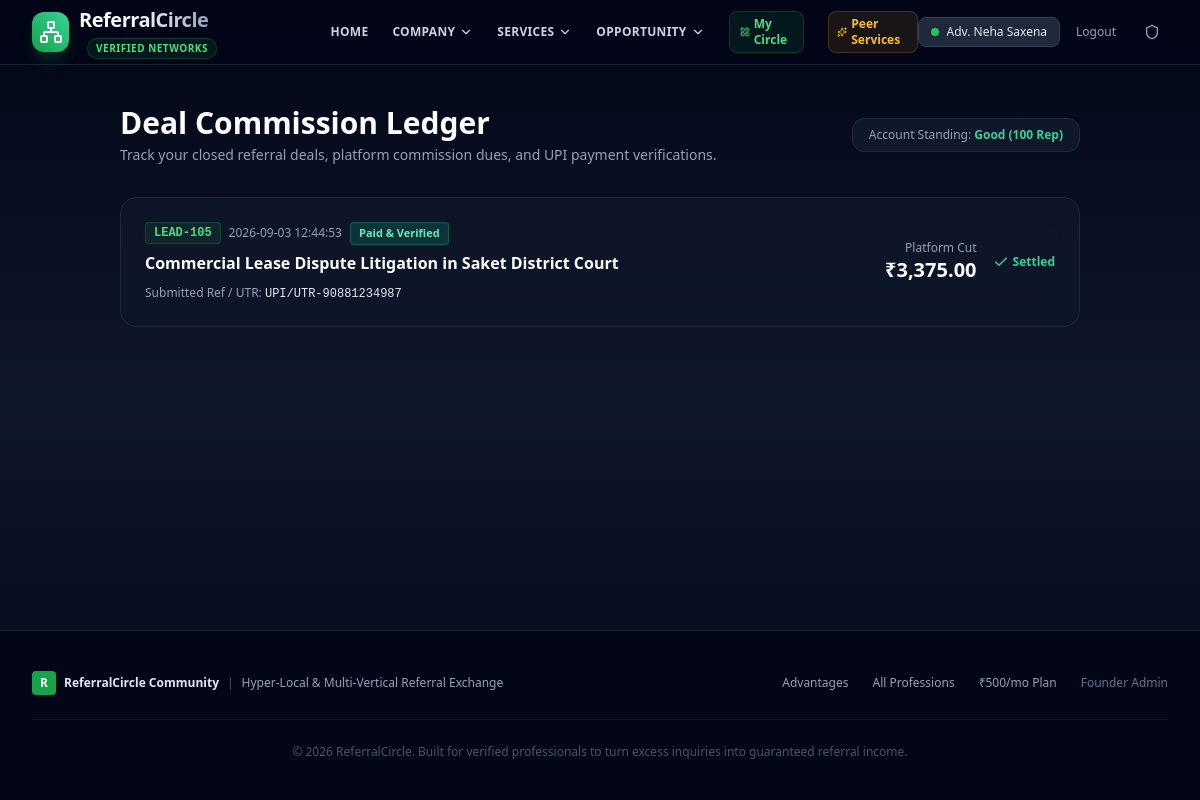
The app's page /ledger (signed in) with its own data.
### tables this page shows
CREATE TABLE users (
        id INTEGER PRIMARY KEY AUTOINCREMENT,
        full_name TEXT NOT NULL,
        phone_number TEXT NOT NULL,
        whatsapp_number TEXT NOT NULL,
        profession_category TEXT NOT NULL,
        profession_custom TEXT,
        group_id INTEGER,
        city_area TEXT NOT NULL,
        business_name TEXT,
        years_experience INTEGER DEFAULT 1,
        rera_or_license_id TEXT,
        source_channel TEXT,
        consent_share_contact INTEGER DEFAULT 1,
        verification_status TEXT DEFAULT 'approved', -- 'pending', 'approved', 'rejected'
        reputation_score INTEGER DEFAULT 100,
        role TEXT DEFAULT 'member', -- 'member', 'admin'
        subscription_status TEXT DEFAULT 'trial', -- 'trial', 'active', 'expired'
        trial_ends_at TIMESTAMP,
        created_at TIMESTAMP DEFAULT CURRENT_TIMESTAMP,
        FOREIGN KEY (group_id) REFERENCES vertical_groups (id)
    );

CREATE TABLE commission_ledger (
        id INTEGER PRIMARY KEY AUTOINCREMENT,
        lead_id INTEGER NOT NULL,
        payer_id INTEGER NOT NULL,
        amount REAL NOT NULL,
        status TEXT DEFAULT 'pending', -- 'pending', 'proof_submitted', 'verified'
        payment_method TEXT DEFAULT 'UPI',
        proof_reference TEXT,
        proof_notes TEXT,
        created_at TIMESTAMP DEFAULT CURRENT_TIMESTAMP,
        FOREIGN KEY (lead_id) REFERENCES leads (id),
        FOREIGN KEY (payer_id) REFERENCES users (id)
    );

CREATE TABLE leads (
        id INTEGER PRIMARY KEY AUTOINCREMENT,
        lead_token TEXT UNIQUE,
        group_id INTEGER NOT NULL,
        author_id INTEGER NOT NULL,
        title TEXT NOT NULL,
        deal_type TEXT NOT NULL, -- 'buy', 'sell', 'rent', 'project', 'client_consult', 'other'
        sub_location TEXT NOT NULL,
        budget_range TEXT NOT NULL,
        description TEXT NOT NULL,
        expected_commission TEXT,
        status TEXT DEFAULT 'open', -- 'open', 'claimed', 'in_progress', 'closed', 'disputed'
        claimed_by_id INTEGER,
        claimed_at TIMESTAMP,
        closed_at TIMESTAMP,
        deal_value REAL DEFAULT 0,
        commission_earned REAL DEFAULT 0,
        platform_fee REAL DEFAULT 0,
        created_at TIMESTAMP DEFAULT CURRENT_TIMESTAMP,
        FOREIGN KEY (group_id) REFERENCES vertical_groups (id),
        FOREIGN KEY (author_id) REFERENCES users (id),
        FOREIGN KEY (claimed_by_id) REFERENCES users (id)
    );

### main.py (the view)
@app.get("/ledger", response_class=HTMLResponse)
async def ledger_page(request: Request):
    current_user = get_current_user(request)
    if not current_user:
        return RedirectResponse(url="/login", status_code=302)
    ledger_entries = models.get_commission_ledger(current_user["id"])
    return templates.TemplateResponse(request=request, name="ledger.html", context={
        "current_user": current_user,
        "ledger_entries": ledger_entries
    })

### templates/ledger.html (shortened to what this page needs)
{% extends "layout.html" %}
{% block content %}
<div class="max-w-5xl mx-auto px-4 sm:px-6 lg:px-8 py-10" x-data="{ proofModal: false, selectedLedgerId: null, selectedAmount: 0 }">
  <div class="mb-8 flex flex-col sm:flex-row sm:items-center justify-between gap-4">
    <div>
      <h1 class="text-2xl sm:text-3xl font-extrabold text-white">Deal Commission Ledger</h1>
      <p class="text-xs sm:text-sm text-slate-400 mt-1">Track your closed referral deals, platform commission dues, and UPI payment verifications.</p>
    </div>
    <div class="flex items-center gap-3">
      <div class="px-4 py-2 rounded-xl bg-slate-900 border border-slate-800 text-xs">
        <span class="text-slate-400">Account Standing:</span> <strong class="text-emerald-400">Good (100 Rep)</strong>
      </div>
    </div>
  </div>
  {% if ledger_entries %}
    <div class="space-y-4">
      {% for entry in ledger_entries %}
        <div class="p-6 rounded-2xl glass-card border border-slate-800 flex flex-col md:flex-row md:items-center justify-between gap-6">
          <div class="space-y-1.5">
            <div class="flex items-center gap-2">
              <span class="font-mono text-xs font-bold text-brand-400 bg-brand-500/10 px-2 py-0.5 rounded border border-brand-500/20">
                {{ entry.lead_token }}
              </span>
              <span class="text-xs text-slate-400">{{ entry.created_at }}</span>
              {% if entry.status == 'verified' %}
                <span class="text-[11px] font-bold px-2 py-0.5 rounded bg-emerald-500/20 text-emerald-300 border border-emerald-500/30">
                  Paid & Verified
                </span>
              {% elif entry.status == 'proof_submitted' %}
                <span class="text-[11px] font-bold px-2 py-0.5 rounded bg-amber-500/20 text-amber-300 border border-amber-500/30">
                  Verification Pending
                </span>
              {% else %}
                <span class="text-[11px] font-bold px-2 py-0.5 rounded bg-rose-500/20 text-rose-300 border border-rose-500/30">
                  Payment Due
                </span>
              {% endif %}
            </div>
            <h3 class="text-base font-bold text-white">{{ entry.lead_title }}</h3>
            {% if entry.proof_reference %}
              <div class="text-xs text-slate-400 pt-1">
                <span>Submitted Ref / UTR: <code class="text-slate-200">{{ entry.proof_reference }}</code></span>
              </div>
            {% endif %}
          </div>
          <div class="flex items-center gap-4 shrink-0">
            <div class="text-right">
              <div class="text-xs text-slate-400">Platform Cut</div>
              <div class="text-xl font-extrabold text-white">₹{{ "{:,.2f}".format(entry.amount) }}</div>
            </div>
            {% if entry.status == 'pending' %}
              <button @click="selectedLedgerId = {{ entry.id }}; selectedAmount = '{{ entry.amount }}'; proofModal = true" class="py-2.5 px-4 rounded-xl bg-gradient-to-r from-brand-600 to-emerald-500 hover:from-brand-500 hover:to-emerald-400 text-slate-950 font-bold text-xs shadow-md transition">
                Pay via UPI
              </button>
            {% elif entry.status == 'proof_submitted' %}
              <span class="text-xs text-amber-400 font-medium italic">Under Review</span>
            {% elif entry.status == 'verified' %}
              <span class="text-xs text-emerald-400 font-bold flex items-center gap-1">
                <i data-lucide="check" class="w-4 h-4"></i> Settled
              </span>
            {% endif %}
          </div>
        </div>
      {% endfor %}
    </div>
  {% endif %}
</div>
{% endblock %}

### templates/layout.html (shortened to what this page needs)
<!DOCTYPE html>
<html lang="en" class="h-full bg-slate-950 text-slate-100">
<head>
  <script src="https://cdn.tailwindcss.com"></script>
</head>
<body class="min-h-full flex flex-col bg-gradient-to-b from-slate-950 via-slate-900 to-slate-950 font-sans antialiased text-slate-200 selection:bg-brand-500 selection:text-white pb-16 md:pb-0">
  <header class="sticky top-0 z-50 border-b border-slate-800/80 bg-slate-950/80 backdrop-blur-md">
    <div class="max-w-7xl mx-auto px-4 sm:px-6 lg:px-8 h-16 flex items-center justify-between">
      <a href="/" class="flex items-center gap-2.5 group">
        <div class="w-10 h-10 rounded-xl bg-gradient-to-tr from-brand-600 to-emerald-400 flex items-center justify-center text-slate-950 shadow-lg shadow-brand-500/20 group-hover:scale-105 transition-transform">
          <i data-lucide="network" class="w-6 h-6 text-white"></i>
        </div>
        <div>
          <span class="text-xl font-bold tracking-tight bg-gradient-to-r from-white via-slate-100 to-slate-400 bg-clip-text text-transparent">ReferralCircle</span>
          <span class="hidden sm:inline-block ml-2 text-[10px] uppercase tracking-wider font-semibold px-2 py-0.5 rounded-full bg-brand-500/10 text-brand-400 border border-brand-500/20">Verified Networks</span>
        </div>
      </a>
      <nav class="hidden lg:flex items-center gap-6 text-sm font-semibold text-slate-300">
        <a href="/" class="hover:text-white transition-colors tracking-wide uppercase text-xs">Home</a>
        <div x-data="{ open: false }" class="relative" @click.away="open = false">
          <button @click="open = !open" class="flex items-center gap-1 hover:text-white transition-colors tracking-wide uppercase text-xs focus:outline-none">
            <span>Company</span>
            <i data-lucide="chevron-down" class="w-3.5 h-3.5 transition-transform" :class="open ? 'rotate-180' : ''"></i>
          </button>
        </div>
        <div x-data="{ open: false }" class="relative" @click.away="open = false">
          <button @click="open = !open" class="flex items-center gap-1 hover:text-white transition-colors tracking-wide uppercase text-xs focus:outline-none">
            <span>Services</span>
            <i data-lucide="chevron-down" class="w-3.5 h-3.5 transition-transform" :class="open ? 'rotate-180' : ''"></i>
          </button>
        </div>
        <div x-data="{ open: false }" class="relative" @click.away="open = false">
          <button @click="open = !open" class="flex items-center gap-1 hover:text-white transition-colors tracking-wide uppercase text-xs focus:outline-none">
            <span>Opportunity</span>
            <i data-lucide="chevron-down" class="w-3.5 h-3.5 transition-transform" :class="open ? 'rotate-180' : ''"></i>
          </button>
        </div>
        {% if current_user %}
          <a href="/app" class="text-brand-400 hover:text-brand-300 flex items-center gap-1 text-xs font-bold px-2.5 py-1 rounded-lg bg-brand-500/10 border border-brand-500/20">
            <i data-lucide="layout-grid" class="w-3.5 h-3.5"></i> My Circle
          </a>
          <a href="/app#cross-network" class="text-amber-400 hover:text-amber-300 flex items-center gap-1 text-xs font-semibold px-2 py-1 rounded-lg bg-amber-500/10 border border-amber-500/20 transition">
            <i data-lucide="sparkles" class="w-3.5 h-3.5"></i> Peer Services
          </a>
        {% endif %}
      </nav>
      <div class="flex items-center gap-3">
        {% if current_user %}
          <div class="flex items-center gap-2">
            <a href="/app" class="hidden sm:flex items-center gap-2 px-3 py-1.5 rounded-lg bg-slate-800 hover:bg-slate-700 text-xs text-slate-200 border border-slate-700 transition">
              <span class="w-2 h-2 rounded-full bg-brand-500 animate-pulse"></span>
              <span class="font-medium truncate max-w-[120px]">{{ current_user.full_name }}</span>
            </a>
            <a href="/logout" class="text-xs text-slate-400 hover:text-white px-2 py-1">Logout</a>
          </div>
        {% endif %}
        <a href="/admin" title="Admin Portal" class="p-2 text-slate-400 hover:text-brand-400 transition-colors rounded-lg hover:bg-slate-800">
          <i data-lucide="shield" class="w-4 h-4"></i>
        </a>
      </div>
    </div>
  </header>
  <main class="flex-1">
    {% block content %}{% endblock %}
  </main>
  <footer class="border-t border-slate-800/80 bg-slate-950 text-slate-400 text-xs py-10 mt-20">
    <div class="max-w-7xl mx-auto px-4 sm:px-6 lg:px-8">
      <div class="flex flex-col md:flex-row items-center justify-between gap-6">
        <div class="flex items-center gap-2">
          <div class="w-6 h-6 rounded bg-brand-600 flex items-center justify-center text-white text-xs font-bold">R</div>
          <span class="font-bold text-slate-200">ReferralCircle Community</span>
          <span class="text-slate-600">|</span>
          <span>Hyper-Local & Multi-Vertical Referral Exchange</span>
        </div>
        <div class="flex flex-wrap items-center gap-6">
          <a href="/#advantages" class="hover:text-slate-200">Advantages</a>
          <a href="/#professions" class="hover:text-slate-200">All Professions</a>
          <a href="/#pricing" class="hover:text-slate-200">₹500/mo Plan</a>
          <a href="/admin" class="hover:text-brand-400 text-slate-500">Founder Admin</a>
        </div>
      </div>
      <div class="mt-6 pt-6 border-t border-slate-900 text-center text-slate-600">
        &copy; 2026 ReferralCircle. Built for verified professionals to turn excess inquiries into guaranteed referral income.
      </div>
    </div>
  </footer>
</body>
</html>

### templates/layout.html (style rules this page uses)
.glass-card { background: rgba(15, 23, 42, 0.75); backdrop-filter: blur(12px); border: 1px solid rgba(255, 255, 255, 0.08); }

### records on screen
users: full_name "Adv. Neha Saxena"
commission_ledger: lead_token "LEAD-105", created_at "2026-09-03 12:44:53", status "Paid & Verified", lead_title "Commercial Lease Dispute Litigation in Saket District Court", proof_reference "UPI/UTR-90881234987", amount "3,375.00"
